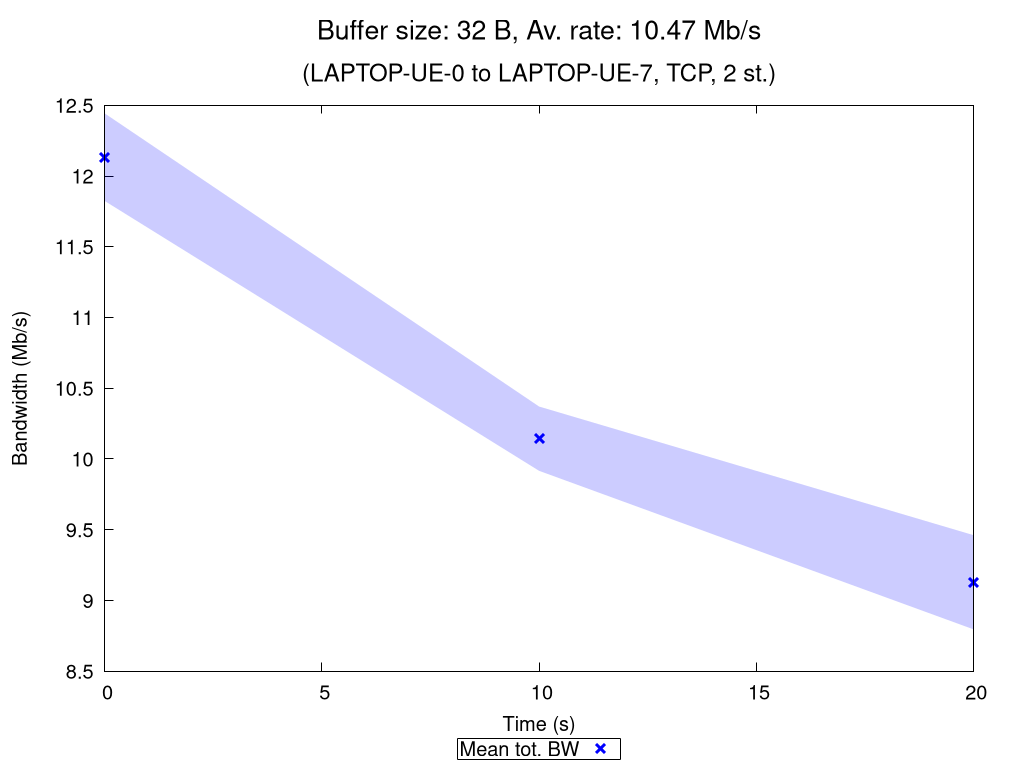

This figure's gnuplot source:
set terminal pngcairo nocrop enhanced size 1024,768 font "Verdana,15"
set output "TCP_2_st_2020_10_27_19-44-14_one2two_00032B.png"

set title "{/=20 Buffer size: 32 B, Av. rate: 10.47 Mb/s}\n\n{/=18 (LAPTOP-UE-0 to LAPTOP-UE-7, TCP, 2 st.)}"

set xlabel "Time (s)"
set ylabel "Bandwidth (Mb/s)"
set ytics nomirror
set key bmargin center horizontal box samplen 1 width -1
set bmargin 4.6
set rmargin 4.5

rf = 1000000.0  # rate factor
set style fill transparent solid 0.2 noborder
set autoscale xfix
plot "TCP_2_st_2020_10_27_19-44-14_one2two_00032B_iperf_processed.dat" using 1:($2/rf-$3/rf):($2/rf+$3/rf) with filledcurves lc rgb "blue" notitle, \
     "" using 1:($2/rf) with points pt 2 ps 1.5 lw 3 lc rgb "blue" title "Mean tot. BW", \
